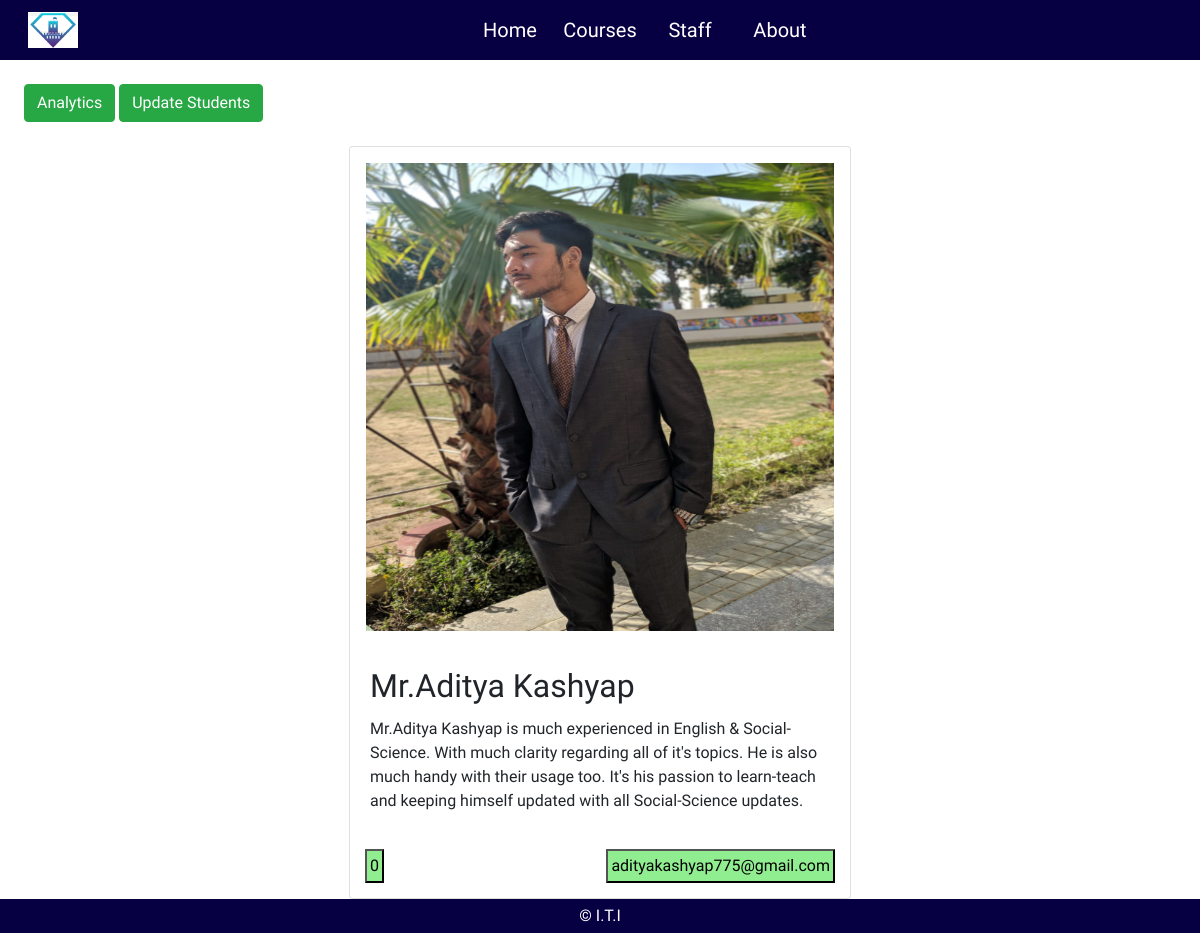
/mentor_about.php?name=Mr.Aditya Kashyap, run on the app's committed database.
### tables this page shows
CREATE TABLE `hcard` (
  `id` int(11) NOT NULL,
  `image` varchar(50) NOT NULL,
  `name` varchar(50) NOT NULL,
  `about` longtext NOT NULL,
  `email` varchar(50) NOT NULL,
  `subject` varchar(50) NOT NULL,
  `contact` bigint(10) NOT NULL
);

### mentor_about.php (the view, shortened to what this page needs)
<?php
include_once "res/content/main.php";
$name = $_GET['name'];
$search = mysqli_query($conn, "SELECT * FROM hcard WHERE name = '$name'");
$data = mysqli_fetch_assoc($search);
?>
<div class="p-4">
    <button class="btn btn-success" onclick="show(['analytics'])">Analytics</button>
    <button class="btn btn-success" onclick="show(['update-students'])">Update Students</button>
</div>
<div class="cards">
    <div class="card">
        <div class="card-img"><img class="w-100 p-3" style="max-width:500px;max-height: 500px;" src="res/images/<?php echo $data['image']; ?>" alt=""></div>
        <div class="card-body">
            <div class="card-title">
                <h2><?php echo $data['name']; ?></h2>
            </div>
            <div style="max-width: 460px;">
                <p><?php echo $data['about']; ?></p>
            </div>
        </div>
        <div>
            <input type="submit" name="contact" id="lft" style="float: left; margin-left:15px;padding: 3px;margin-bottom: 15px;background-color: lightgreen;" value="<?php echo $data['contact']; ?>">
            <input type="submit" style="float: right;margin-right: 15px;padding: 3px;margin-bottom: 15px;background-color: lightgreen;" name="email" value="<?php echo $data['email']; ?>">
        </div>
    </div>
</div>
<?php
include_once "res/content/footer.php";
?>
</body>
</html>

### res/css/style.css (style rules this page uses)
* { font-family: 'Jua'; }
body { display: flex; flex-direction: column; }
.cards { display: flex; justify-content: center; flex-direction: row; flex-wrap: wrap; }

### data on the page
hcard: image (picture), name "Mr.Aditya Kashyap", about "Mr.Aditya Kashyap is much experienced in English & Social-Science. With much clarity regarding all of it's topics. He is also much handy with their usage too. It's his passion to learn-teach and keeping himself updated with all Social-Science updates.", contact "0", email "adityakashyap775@gmail.com"
